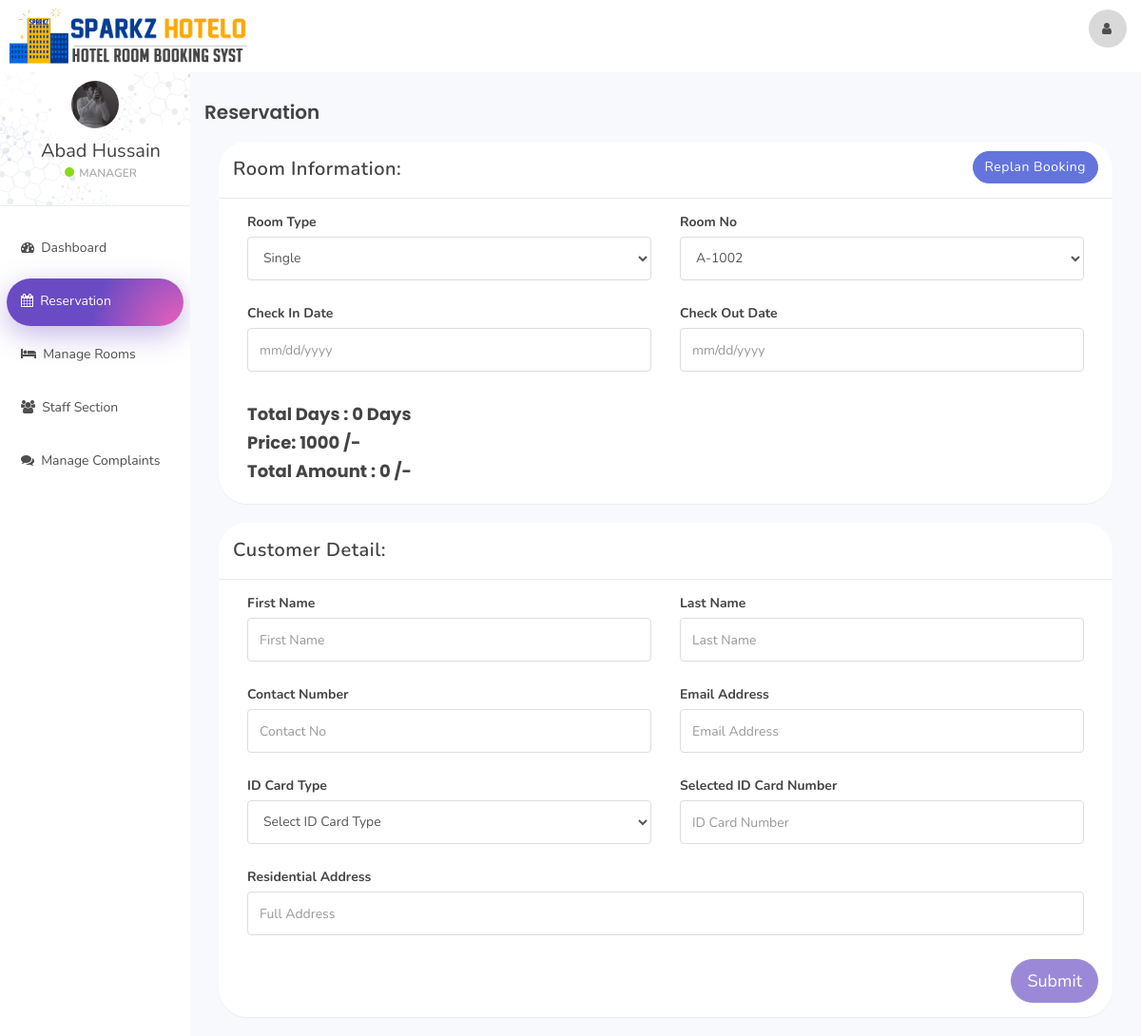
Screenshot of /sparkz/index.php?reservation&room_id=2&room_type_id=1 (signed in) with the database file from the repository.
### tables this page shows
CREATE TABLE `user` (
  `id` int(11) NOT NULL,
  `name` varchar(100) NOT NULL,
  `username` varchar(50) NOT NULL,
  `email` varchar(100) NOT NULL,
  `password` varchar(100) NOT NULL,
  `created_at` timestamp NOT NULL DEFAULT current_timestamp()
);

CREATE TABLE `room` (
  `room_id` int(10) NOT NULL,
  `room_type_id` int(10) NOT NULL,
  `room_no` varchar(10) NOT NULL,
  `status` tinyint(1) DEFAULT NULL,
  `check_in_status` tinyint(1) NOT NULL,
  `check_out_status` tinyint(1) NOT NULL,
  `deleteStatus` tinyint(1) DEFAULT 0
);

CREATE TABLE `room_type` (
  `room_type_id` int(10) NOT NULL,
  `room_type` varchar(100) NOT NULL,
  `price` int(10) NOT NULL,
  `max_person` int(10) NOT NULL
);

### sparkz/reservation.php (the view, shortened to what this page needs)
<?php
if (isset($_GET['room_id'])){
    $get_room_id = $_GET['room_id'];
    $get_room_sql = "SELECT * FROM room NATURAL JOIN room_type WHERE room_id = '$get_room_id'";
    $get_room_result = mysqli_query($connection,$get_room_sql);
    $get_room = mysqli_fetch_assoc($get_room_result);
    $get_room_type_id = $get_room['room_type_id'];
    $get_room_type = $get_room['room_type'];
    $get_room_no = $get_room['room_no'];
    $get_room_price = $get_room['price'];
}
?>
<div class="col-sm-9 col-sm-offset-3 col-lg-10 col-lg-offset-2 main">
    <div class="row">
        <ol class="breadcrumb">
            <li class="active"><h1>Reservation</h1></li>
        </ol>
    </div>
    <div class="row">
        <div class="col-lg-12">
            <form role="form" id="booking" data-toggle="validator">
                <div class="col-lg-12">
                    <?php
                    if (isset($_GET['room_id'])){?>
                        <div class="panel panel-default">
                            <div class="panel-heading">Room Information:
                                <a class="btn btn-secondary pull-right" href="index.php?room_mang">Replan Booking</a>
                            </div>
                            <div class="panel-body">
                                <div class="form-group col-lg-6">
                                    <label>Room Type</label>
                                    <select class="form-control" id="room_type" data-error="Select Room Type" required>
                                        <option selected value="<?php echo $get_room_type_id; ?>"><?php echo $get_room_type; ?></option>
                                    </select>
                                </div>
                                <div class="form-group col-lg-6">
                                    <label>Room No</label>
                                    <select class="form-control" id="room_no" onchange="fetch_price(this.value)" required data-error="Select Room No">
                                        <option selected value="<?php echo $get_room_id; ?>"><?php echo $get_room_no; ?></option>
                                    </select>
                                </div>
                                <div class="form-group col-lg-6">
                                    <label>Check In Date</label>
                                    <input type="text" class="form-control" placeholder="mm/dd/yyyy" id="check_in_date" data-error="Select Check In Date" required>
                                </div>
                                <div class="form-group col-lg-6">
                                    <label>Check Out Date</label>
                                    <input type="text" class="form-control" placeholder="mm/dd/yyyy" id="check_out_date" data-error="Select Check Out Date" required>
                                </div>
                                <div class="col-lg-12">
                                    <h4 style="font-weight: bold">Total Days : <span id="staying_day">0</span> Days</h4>
                                    <h4 style="font-weight: bold">Price: <span id="price"><?php echo $get_room_price; ?></span> /-</h4>
                                    <h4 style="font-weight: bold">Total Amount : <span id="total_price">0</span> /-</h4>
                                </div>
                            </div>
                        </div>
                    <?php }
                    ?>
                    <div class="panel panel-default">
                        <div class="panel-heading">Customer Detail:</div>
                        <div class="panel-body">
                            <div class="form-group col-lg-6">
                                <label>First Name</label>
                                <input class="form-control" placeholder="First Name" id="first_name" data-error="Enter First Name" required>
                            </div>
                            <div class="form-group col-lg-6">
                                <label>Last Name</label>
                                <input class="form-control" placeholder="Last Name" id="last_name">
                            </div>
                            <div class="form-group col-lg-6">
                                <label>Contact Number</label>
                                <input type="number" class="form-control" data-error="Enter Min 10 Digit" data-minlength="10" placeholder="Contact No" id="contact_no" required>
                            </div>
                            <div class="form-group col-lg-6">
                                <label>Email Address</label>
                                <input type="email" class="form-control" placeholder="Email Address" id="email" data-error="Enter Valid Email Address" required>
                            </div>
                            <div class="form-group col-lg-6">
                                <label>ID Card Type</label>
                                <select class="form-control" id="id_card_id" data-error="Select ID Card Type" required onchange="validId(this.value);">
                                    <option selected disabled>Select ID Card Type</option>
                                </select>
                            </div>
                            <div class="form-group col-lg-6">
                                <label>Selected ID Card Number</label>
                                <input type="text" class="form-control" placeholder="ID Card Number" id="id_card_no" data-error="Enter Valid ID Card No" required>
                            </div>
                            <div class="form-group col-lg-12">
                                <label>Residential Address</label>
                                <input type="text" class="form-control" placeholder="Full Address" id="address" required>
                            </div>
                             <button type="submit" class="btn btn-lg btn-primary pull-right" style="border-radius:0%">Submit</button>
                        </div>
                    </div>
                </div>
            </form>
        </div>
    </div>
</div>

### sparkz/includes/sidebar.php (shortened to what this page needs)
<div id="sidebar-collapse" class="col-sm-3 col-lg-2 sidebar">
    <div class="profile-sidebar">
        <div class="profile-userpic">
            <img src="assets/img/user.png" class="img-responsive" alt="">
        </div>
        <div class="profile-usertitle">
            <div class="profile-usertitle-name"><?php echo $user['name'];?></div>
            <div class="profile-usertitle-status"><span class="indicator label-success"></span>Manager</div>
        </div>
    </div>
    <ul class="nav menu">
    <?php
        if (isset($_GET['dashboard'])){ ?>
            <li class="active">
                <a href="index.php?dashboard"><em class="fa fa-dashboard">&nbsp;</em>
                    Dashboard
                </a>
            </li>
        <?php } else{?>
            <li>
                <a href="index.php?dashboard"><em class="fa fa-dashboard">&nbsp;</em>
                    Dashboard
                </a>
            </li>
        <?php }
        if (isset($_GET['reservation'])){ ?>
            <li class="active">
            <a href="index.php?reservation"><em class="fa fa-calendar">&nbsp;</em>
                    Reservation
                </a>
            </li>
        <?php }
        if (isset($_GET['room_mang'])){ ?>
            <li class="active">
                <a href="index.php?room_mang"><em class="fa fa-bed">&nbsp;</em>
                    Manage Rooms
                </a>
            </li>
        <?php } else{?>
            <li>
            <a href="index.php?room_mang"><em class="fa fa-bed">&nbsp;</em>
                    Manage Rooms
                </a>
            </li>
        <?php }
        if (isset($_GET['staff_mang'])){ ?>
            <li class="active">
                <a href="index.php?staff_mang"><em class="fa fa-users">&nbsp;</em>
                    Staff Section
                </a>
            </li>
        <?php } else{?>
            <li>
                <a href="index.php?staff_mang"><em class="fa fa-users">&nbsp;</em>
                    Staff Section
                </a>
            </li>
        <?php }
        if (isset($_GET['complain'])){ ?>
            <li class="active">
                <a href="index.php?complain"><em class="fa fa-comments">&nbsp;</em>
                    Manage Complaints
                </a>
            </li>
        <?php } else{?>
            <li>
                <a href="index.php?complain"><em class="fa fa-comments">&nbsp;</em>
                    Manage Complaints
                </a>
            </li>
        <?php }
        ?>
    </ul>
</div>

### sparkz/assets/css/styles.css (style rules this page uses)
body { background: #f7f9fd; padding-top: 77px; font-size: 14px; color: #444444; font-family: 'Nunito', sans-serif; }
a, a:hover, a:focus { color: #444444; }
h1, h2, h3, h4, h5, h6 { color: #444444; font-family: Poppins,sans-serif; }
h1 { font-weight: 600; font-size: 20px; }
h3, h4 { font-weight: 300; }
input.form-control { border: 1px solid #ddd; box-shadow: none; height: 46px; }
select.form-control { border: 1px solid #ddd; box-shadow: none; height: 46px; }
.btn-primary, .btn-primary:hover, .btn-primary:focus, .btn-primary:active, .btn-primary.active, .open > .dropdown-toggle.btn-primary, .btn-primary.disabled, .btn-primary[disabled], fieldset[disabled] .btn-primary, .btn-primary.disabled:hover, .btn-primary[disabled]:hover, fieldset[disabled] .btn-primary:hover, .btn-primary.disabled:focus, .btn-primary[disabled]:focus, fieldset[disabled] .btn-primary:focus, .btn-primary.disabled:active, .btn-primary[disabled]:active, fieldset[disabled] .btn-primary:active, .btn-primary.disabled.active, .btn-primary[disabled].active, fieldset[disabled] .btn-primary.active { background-color: #664bc4; border-color: #664bc4; }
.btn-secondary, .btn-secondary:hover, .btn-secondary:focus, .btn-secondary:active, .btn-secondary.active, .open > .dropdown-toggle.btn-secondary, .btn-secondary.disabled, .btn-secondary[disabled], fieldset[disabled] .btn-secondary, .btn-secondary.disabled:hover, .btn-secondary[disabled]:hover, fieldset[disabled] .btn-secondary:hover, .btn-secondary.disabled:focus, .btn-secondary[disabled]:focus, fieldset[disabled] .btn-secondary:focus, .btn-secondary.disabled:active, .btn-secondary[disabled]:active, fieldset[disabled] .btn-secondary:active, .btn-secondary.disabled.active, .btn-secondary[disabled].active, fieldset[disabled] .btn-secondary.active { background-color: #6474dd; border-color: #6474dd; color: white; }
.btn { border-radius: 27px !important; }
.label-success { background-color: #8ad919; }
.panel { border: 0; border-radius: 30px; }
.panel-heading { font-size: 20px; font-weight: 600; letter-spacing: 0.025em; height: 60px; line-height: 38px; }
.panel-default .panel-heading { background: #fff; border-bottom: 1px solid #e9ecf2; color: #444444; border-radius: 30px 30px 0 0; }
.sidebar { display: block; padding: 0; display: none; box-shadow: none; background: #fff; }
.sidebar ul { margin: 20px 7px; }
@media (min-width: 768px) { .sidebar { display: block; position: fixed; top: 75px; bottom: 0; left: 0; z-index: 1000; display: block; margin: 0; padding: 0; overflow-x: hidden; overflow-y: auto; } }
.sidebar ul.nav .active a, .sidebar ul.nav li.parent a.active, .sidebar ul.nav .active > a:hover, .sidebar ul.nav li.parent a.active:hover, .sidebar ul.nav .active > a:focus, .sidebar ul.nav li.parent a.active:focus { color: #fff; background: radial-gradient(circle farthest-corner at 100% 110%,#d75dbc 10%,#6a4bc4 50%); border-radius: 30px; box-shadow: 0 9px 30px 0 rgb(109 75 196 / 40%); }
.sidebar ul.nav li a { height: 50px; font-size: 14px; line-height: 2em; color: #4f4e4e; margin-bottom: 6px; }
.profile-sidebar { padding: 10px 0; border-bottom: 1px solid #e9ecf2; text-align: center; background-image: url(../img/profile-bg.png); background-size: cover; background-position: center; }
.indicator { width: 10px; height: 10px; display: inline-block; border-radius: 9999px; margin-right: 5px; }
.profile-userpic img { margin: 0 auto; width: 50px; height: 50px; border-radius: 9999px !important; }
.profile-usertitle { margin: 10px 0 0 12px; }
.profile-usertitle-name { font-size: 20px; margin-bottom: 0px; }
.profile-usertitle-status { text-transform: uppercase; color: #aaa; font-size: 12px; font-weight: 600; margin-bottom: 15px; }
.breadcrumb { border-radius: 0; padding: 10px 15px 10px 15px; background: #f7f9fd; margin: 0; }

### rows the page displays
user: name "Abad Hussain"
room: room_type.room_type "Single", room_no "A-1002", room_type.price "1000"
